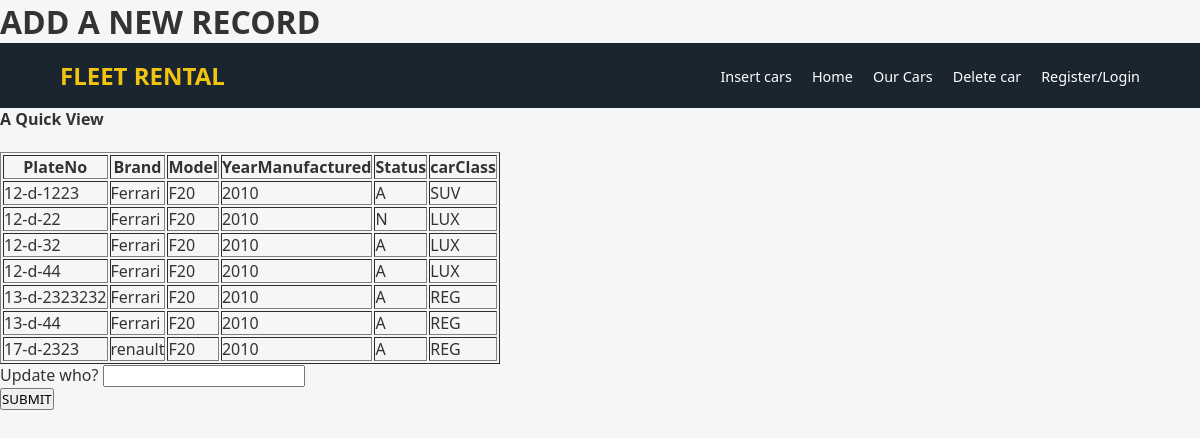
Page /Update/selectUpdate.php on the committed database.
### tables this page shows
CREATE TABLE `cars` (
  `PlateNo` varchar(12) NOT NULL,
  `Brand` varchar(20) NOT NULL,
  `Model` varchar(25) NOT NULL,
  `YearManufactured` smallint(6) DEFAULT NULL,
  `Status` varchar(1) NOT NULL,
  `carClass` varchar(6) NOT NULL
);

### Update/selectUpdate.php (the view, shortened to what this page needs)
<?php
try {
    $pdo = new PDO('mysql:host=localhost;dbname=carrentalsys;charset=utf8', 'root', '');
    $pdo->setAttribute(PDO::ATTR_ERRMODE, PDO::ERRMODE_EXCEPTION);
    $sql = 'SELECT * FROM cars';
    $result = $pdo->query($sql);
?>
    <b>A Quick View</b><br><br>
    <table border="1">
        <tr>
            <th>PlateNo</th>
            <th>Brand</th>
            <th>Model</th>
            <th>YearManufactured</th>
            <th>Status</th>
            <th>carClass</th>
        </tr>
        <?php if ($result->rowCount() > 0): ?>
            <?php while ($row = $result->fetch(PDO::FETCH_ASSOC)): ?>
                <tr>
                    <td><?= htmlspecialchars($row['PlateNo']) ?></td>
                    <td><?= htmlspecialchars($row['Brand']) ?></td>
                    <td><?= htmlspecialchars($row['Model']) ?></td>
                    <td><?= htmlspecialchars($row['YearManufactured']) ?></td>
                    <td><?= htmlspecialchars($row['Status']) ?></td>
                    <td><?= htmlspecialchars($row['carClass']) ?></td>
                </tr>
            <?php endwhile; ?>
        <?php else: ?>
            <tr><td colspan="2">No customers found</td></tr>
        <?php endif; ?>
    </table>
<?php
} catch (PDOException $e) {
    echo 'Unable to connect to the database server: ' . $e->getMessage();
}

### stylecss.css (style rules this page uses)
* { margin: 0; padding: 0; box-sizing: border-box; font-family: 'Segoe UI', Tahoma, Geneva, Verdana, sans-serif; }
body { background-color: #f4f7f6; color: #333; }
.navbar { background: #1a252f; color: white; display: flex; justify-content: space-between; align-items: center; padding: 1rem 5%; }
.logo { font-weight: bold; font-size: 1.5rem; color: #f1c40f; }
.navLinks { display: flex; list-style: none; }
.navLinks li { margin-left: 20px; }
.navLinks a { color: white; text-decoration: none; font-size: 0.9rem; }

### rows in the picture
cars: PlateNo "12-d-1223", Brand "Ferrari", Model "F20", YearManufactured "2010", Status "A", carClass "SUV"
cars: PlateNo "12-d-22", Brand "Ferrari", Model "F20", YearManufactured "2010", Status "N", carClass "LUX"
cars: PlateNo "12-d-32", Brand "Ferrari", Model "F20", YearManufactured "2010", Status "A", carClass "LUX"
cars: PlateNo "12-d-44", Brand "Ferrari", Model "F20", YearManufactured "2010", Status "A", carClass "LUX"
cars: PlateNo "13-d-2323232", Brand "Ferrari", Model "F20", YearManufactured "2010", Status "A", carClass "REG"
cars: PlateNo "13-d-44", Brand "Ferrari", Model "F20", YearManufactured "2010", Status "A", carClass "REG"
cars: PlateNo "17-d-2323", Brand "renault", Model "F20", YearManufactured "2010", Status "A", carClass "REG"
